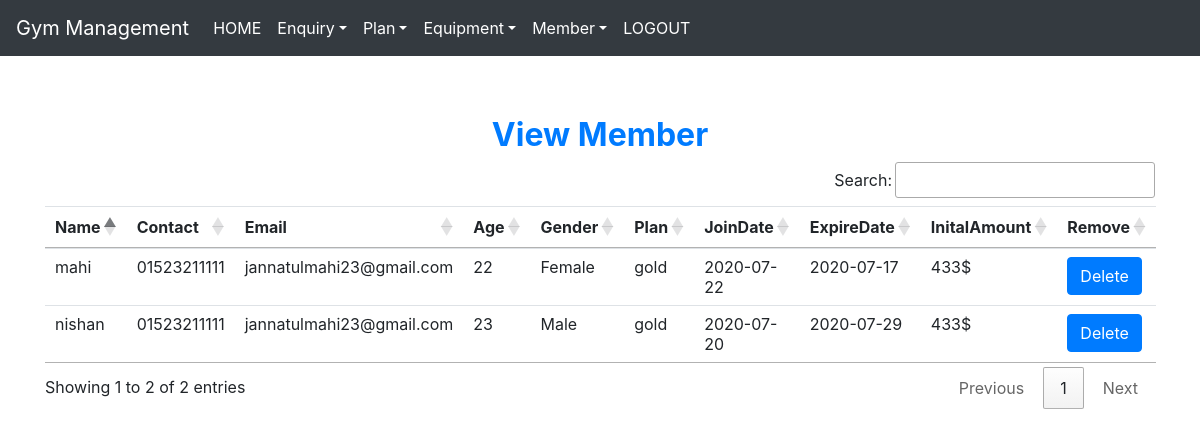
The app's page /view_member/ (signed in) with its own data.
### gym/models.py (models this page shows, shortened)
class Member(models.Model):
    name = models.CharField(max_length=30)
    contact = models.CharField(max_length=20)
    emailid = models.CharField(max_length=30)
    age = models.CharField(max_length=20)
    gender = models.CharField(max_length=20)
    plan = models.CharField(max_length=20)
    joindate = models.CharField(max_length=20)
    expiredate = models.CharField(max_length=20)
    initial = models.CharField(max_length=20)

### gym/views.py (the view)
# urls.py: path('view_member/', View_Member, name='view_member'),
def View_Member(request):
    if not request.user.is_staff:
        return redirect('login')
    member=Member.objects.all()
    d={'member': member}
    return render(request,'view_member.html',d)

### gym/templates/view_member.html
{% extends 'navigationvar.html'%}
{% block body%}
<div class="container" style="margin-top:60px">
    <h2 class="text-center text-primary font-weight-bold">View Member</h2>
<table id="example" CLASS="table table-hover">
    <thead>
    <tr>
        <th>Name</th>
        <th>Contact</th>
        <th>Email</th>
        <th>Age</th>
        <th>Gender</th>
        <th>Plan</th>
        <th>JoinDate</th>
        <th>ExpireDate</th>
        <th>InitalAmount</th>
        <th>Remove</th>
    </tr>
    </thead>
    <tbody>
    {% for i in member %}
    <tr>
        <td>{{i.name}}</td>
        <td>{{i.contact}}</td>
        <td>{{i.emailid}}</td>
        <td>{{i.age}}</td>
         <td>{{i.gender}}</td>
        <td>{{i.plan}}</td>
        <td>{{i.joindate}}</td>
        <td>{{i.expiredate}}</td>
         <td>{{i.initial}}</td>
         <td><a class="btn btn-primary" href="{% url 'delete_member' i.id %}" onclick="return confirm('Are you Delete this record ?')" >Delete</a></td>
    </tr>
    {% endfor %}
    </tbody>
</table>
</div>
{% endblock %}

### records on screen
Member: name "nishan", contact "01523211111", emailid "jannatulmahi23@gmail.com", age "23", gender "Male", plan "gold", joindate "2020-07-20", expiredate "2020-07-29", initial "433$"
Member: name "mahi", contact "01523211111", emailid "jannatulmahi23@gmail.com", age "22", gender "Female", plan "gold", joindate "2020-07-22", expiredate "2020-07-17", initial "433$"
